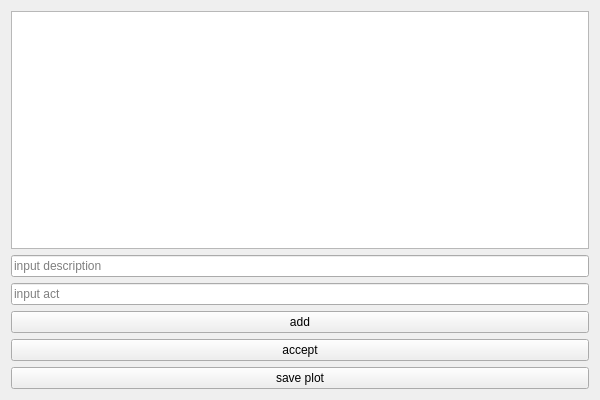
<?xml version="1.0" encoding="UTF-8"?>
<ui version="4.0">
 <class>guiClass</class>
 <widget class="QWidget" name="guiClass">
  <property name="geometry">
   <rect>
    <x>0</x>
    <y>0</y>
    <width>600</width>
    <height>400</height>
   </rect>
  </property>
  <property name="windowTitle">
   <string>gui</string>
  </property>
  <layout class="QVBoxLayout" name="verticalLayout">
   <item>
    <widget class="QTableView" name="tableView"/>
   </item>
   <item>
    <widget class="QLineEdit" name="descriptionInput">
     <property name="placeholderText">
      <string>input description</string>
     </property>
    </widget>
   </item>
   <item>
    <widget class="QLineEdit" name="actInput">
     <property name="placeholderText">
      <string>input act</string>
     </property>
    </widget>
   </item>
   <item>
    <widget class="QPushButton" name="addButton">
     <property name="text">
      <string>add</string>
     </property>
    </widget>
   </item>
   <item>
    <widget class="QPushButton" name="acceptButton">
     <property name="text">
      <string>accept</string>
     </property>
    </widget>
   </item>
   <item>
    <widget class="QPushButton" name="savePlotButton">
     <property name="text">
      <string>save plot</string>
     </property>
    </widget>
   </item>
  </layout>
 </widget>
 <layoutdefault spacing="6" margin="11"/>
 <resources>
  <include location="gui.qrc"/>
 </resources>
 <connections/>
</ui>
